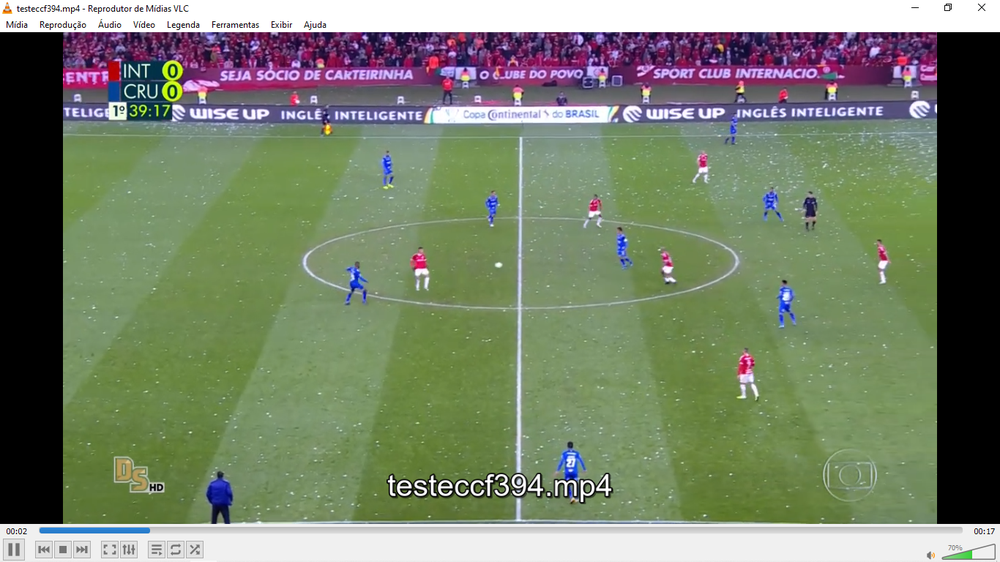
#> input picture codes/pratica4/CCF394 Aula 4 Espaço de cores/content/jogo_cruzeiro.png, 1000 x 562 px, shrunk from 1366 x 768 before the run
$ python 'CCF394 Aula 4 - script 6 - exemplo erosao e dilatacao.py'
#> lines starting #> are read from the running program, lines starting #| are printed output that depends on the picture
from __future__ import print_function
import cv2 as cv
import numpy as np
import argparse
erosion_size = 0
max_elem = 2
max_kernel_size = 21
title_trackbar_element_type = 'Element:\n 0: Rect \n 1: Cross \n 2: Ellipse'
title_trackbar_kernel_size = 'Kernel size:\n 2n +1'
title_erosion_window = 'Erosion Demo'
title_dilatation_window = 'Dilation Demo'
def erosion(val):
    erosion_size = cv.getTrackbarPos(title_trackbar_kernel_size, title_erosion_window)
    erosion_type = 0
    val_type = cv.getTrackbarPos(title_trackbar_element_type, title_erosion_window)
    if val_type == 0:
        erosion_type = cv.MORPH_RECT
    elif val_type == 1:
        erosion_type = cv.MORPH_CROSS
    elif val_type == 2:
        erosion_type = cv.MORPH_ELLIPSE
    element = cv.getStructuringElement(erosion_type, (2*erosion_size + 1, 2*erosion_size+1), (erosion_size, erosion_size))
    erosion_dst = cv.erode(src, element)
    cv.imshow(title_erosion_window, erosion_dst)
def dilatation(val):
    dilatation_size = cv.getTrackbarPos(title_trackbar_kernel_size, title_dilatation_window)
    dilatation_type = 0
    val_type = cv.getTrackbarPos(title_trackbar_element_type, title_dilatation_window)
    if val_type == 0:
        dilatation_type = cv.MORPH_RECT
    elif val_type == 1:
        dilatation_type = cv.MORPH_CROSS
    elif val_type == 2:
        dilatation_type = cv.MORPH_ELLIPSE
    element = cv.getStructuringElement(dilatation_type, (2*dilatation_size + 1, 2*dilatation_size+1), (dilatation_size, dilatation_size))
    dilatation_dst = cv.dilate(src, element)
    cv.imshow(title_dilatation_window, dilatation_dst)
parser = argparse.ArgumentParser(description='Code for Eroding and Dilating tutorial.')
parser.add_argument('--input', help='Path to input image.', default='./content/jogo_cruzeiro.png')
args = parser.parse_args()
src = cv.imread(cv.samples.findFile(args.input))
#> src is the input picture: shape (562, 1000, 3); mean B, G, R 106.2, 129.2, 118.8
if src is None:
    print('Could not open or find the image: ', args.input)
    exit(0)
cv.namedWindow(title_erosion_window)
cv.createTrackbar(title_trackbar_element_type, title_erosion_window , 0, max_elem, erosion)
#> slider 'Element:\n 0: Rect \n 1: Cross \n' is set to 1
cv.createTrackbar(title_trackbar_kernel_size, title_erosion_window , 0, max_kernel_size, erosion)
#> slider 'Kernel size:\n 2n +1' is set to 7
cv.namedWindow(title_dilatation_window)
cv.createTrackbar(title_trackbar_element_type, title_dilatation_window , 0, max_elem, dilatation)
#> slider 'Element:\n 0: Rect \n 1: Cross \n' is set to 1
cv.createTrackbar(title_trackbar_kernel_size, title_dilatation_window , 0, max_kernel_size, dilatation)
#> slider 'Kernel size:\n 2n +1' is set to 7
erosion(0)
#> in erosion, `erosion_dst = cv.erode(src, element)`:
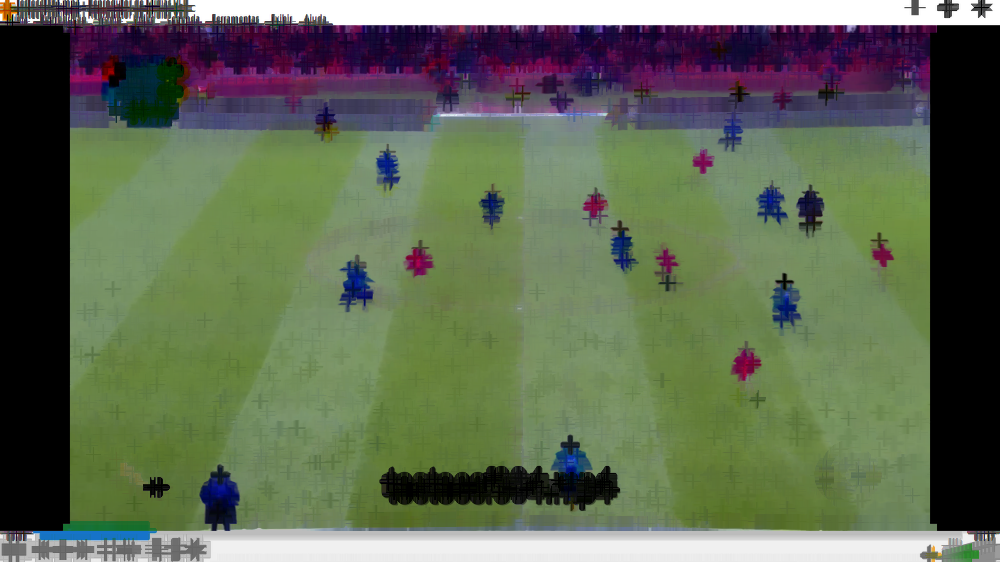
#> erosion_dst: shape (562, 1000, 3); mean B, G, R 83.4, 106.1, 95.7
dilatation(0)
#> in dilatation, `dilatation_dst = cv.dilate(src, element)`:
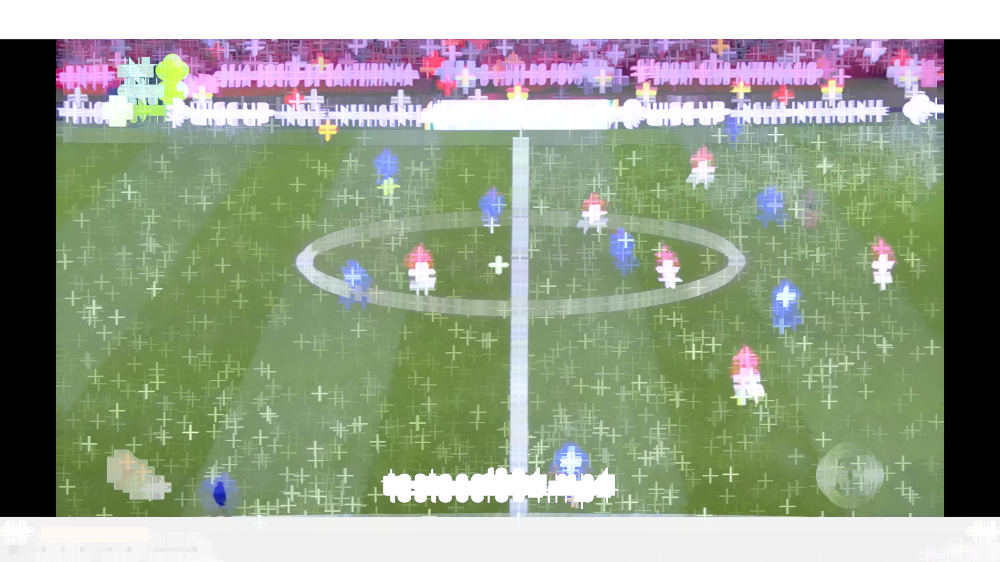
#> dilatation_dst: shape (562, 1000, 3); mean B, G, R 136.5, 157.2, 147
cv.waitKey()

$ run again, with codes/pratica4/CCF394 Aula 4 Espaço de cores/content/MATIZ.png copied over codes/pratica4/CCF394 Aula 4 Espaço de cores/content/jogo_cruzeiro.png
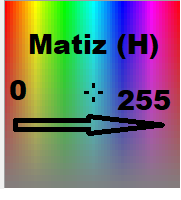
#> input picture codes/pratica4/CCF394 Aula 4 Espaço de cores/content/MATIZ.png, 181 x 200 px
#> src is the input picture: shape (200, 181, 3); mean B, G, R 124.4, 125.2, 126
#> in erosion, `erosion_dst = cv.erode(src, element)`:
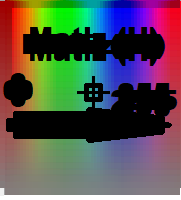
#> erosion_dst: shape (200, 181, 3); mean B, G, R 78.5, 81.2, 85.9
#> in dilatation, `dilatation_dst = cv.dilate(src, element)`:
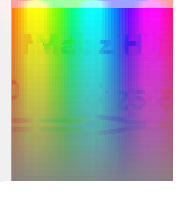
#> dilatation_dst: shape (200, 181, 3); mean B, G, R 166.4, 167, 159.3
